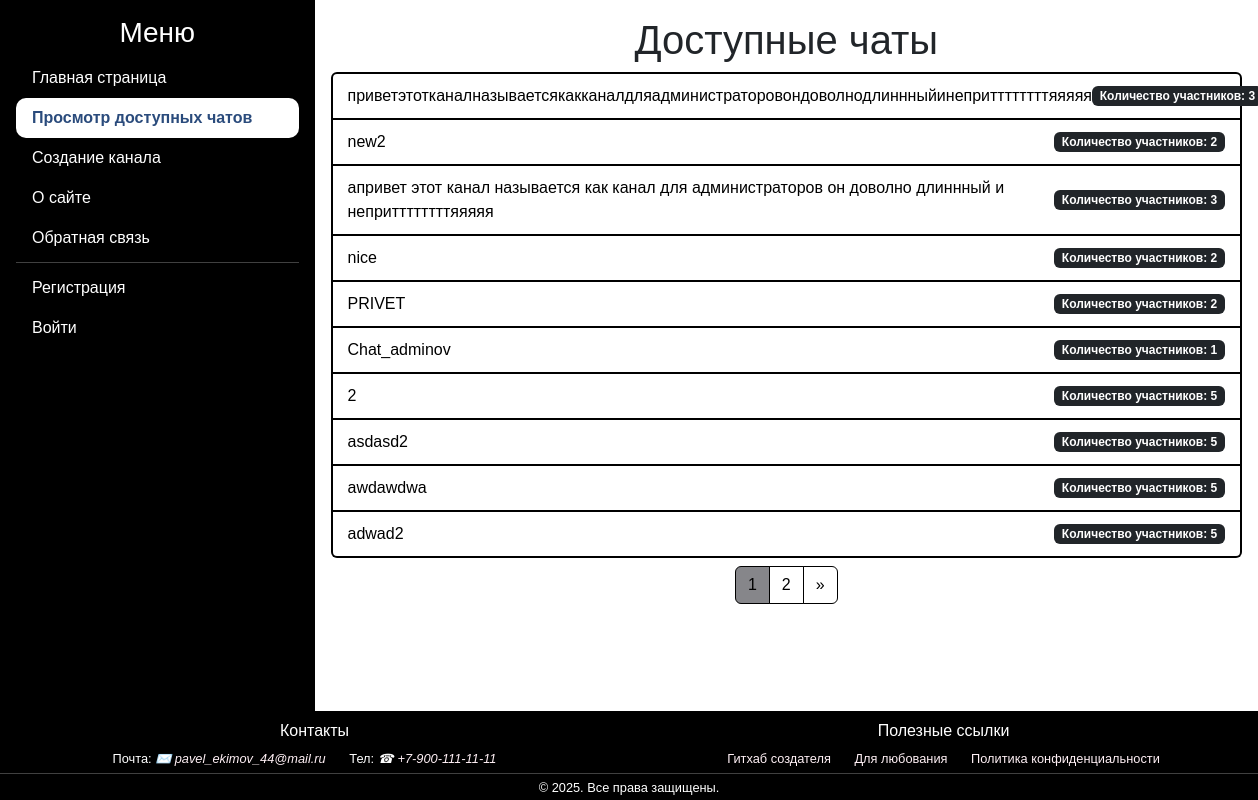
The page /channels/ on the database its author committed.
### messenger/models.py (models this page shows, shortened)
class Channel(models.Model):
    class Status(models.IntegerChoices):
        PUBLIC = 0, 'Публичный'
        PRIVATE = 1, 'Приватный'
    creator = models.ForeignKey(get_user_model(), on_delete=models.SET_NULL, null=True, related_name='created_channels',
                                verbose_name='создатель')
    name = models.CharField(max_length=100, unique=True, db_index=True, verbose_name='название канала')
    slug = models.SlugField(max_length=255, unique=True, db_index=True, verbose_name='url')
    description = models.TextField(max_length=1000, blank=True, verbose_name='описание канала')
    is_private = models.BooleanField(choices=tuple(map(lambda x: (bool(x[0]), x[1]), Status.choices)),
                                     default=Status.PUBLIC, verbose_name="статус канала")
    creation = models.DateTimeField(auto_now_add=True, verbose_name='создан')
    users = models.ManyToManyField(get_user_model(), related_name='member_of_channels', verbose_name='участники')
    objects = models.Manager()
    public_channels = PublicManager()
    def get_absolute_url(self):
        return reverse('chat', kwargs={'chat_slug': self.slug})
    class Meta:
        verbose_name = 'Канал'
        verbose_name_plural = 'Каналы'
        ordering = ['-creation', 'name']

### messenger/views.py (the view)
# urls.py: path('channels/', views.ShowChannelsView.as_view(), name='channels'),
class ShowChannelsView(DataMixin, ListView):
    template_name = 'messenger/channels.html'
    context_object_name = 'channels'
    title_page = 'Доступные чаты'
    paginate_by = 10
    def get_queryset(self):
        return Channel.public_channels.all()

### messenger/models.py (called while the page is built)
    def get_queryset(self):
        return super().get_queryset().filter(is_private=Channel.Status.PUBLIC)

### users/context_processors.py (called while the page is built)
def get_messenger_context(request):
    return {'main_menu': menu}

### messenger/templates/messenger/channels.html (shortened to what this page needs)
{% extends 'base.html' %}
{% block content %}
    <div class="text-center">
        <h1>{{ title }}</h1>
    </div>
    <ul class="list-group">
        {% for c in channels %}
            <li class="list-group-item channel-block">
                <a href="{{ c.get_absolute_url }}" class="channel-link">
                    <div class="channel-content">
                        <span class="channel-name">{{ c.name }}</span>
                        <span class="badge bg-dark user-count">Количество участников: {{ c.users.count }}</span>
                    </div>
                </a>
            </li>
        {% empty %}
            <li class="list-group-item text-center">Нет доступных чатов</li>
        {% endfor %}
    </ul>
    {% if page_obj.has_other_pages %}
        <nav aria-label="Page navigation">
            <ul class="pagination justify-content-center">
                {% for p in paginator.page_range %}
                    {% if p >= page_obj.number|add:-2 and p <= page_obj.number|add:2 %}
                        {% if page_obj.number == p %}
                            <li class="page-item active" aria-current="page">
                                <span class="page-link">{{ p }}</span>
                            </li>
                        {% else %}
                            <li class="page-item">
                                <a class="page-link" href="?page={{ p }}">{{ p }}</a>
                            </li>
                        {% endif %}
                    {% endif %}
                {% endfor %}
                {% if page_obj.has_next %}
                    <li class="page-item">
                        <a class="page-link" href="?page={{ page_obj.next_page_number }}" aria-label="Next">
                            <span aria-hidden="true">&raquo;</span>
                        </a>
                    </li>
                {% endif %}
            </ul>
        </nav>
    {% endif %}
{% endblock %}

### messenger/static/messenger/css/styles.css (style rules this page uses)
html, body { height: 100%; margin: 0; padding: 0; font-family: Arial, sans-serif; }
.channel-block { padding: 0; border: 2px solid #000000; }
.channel-link { display: block; padding: 10px 15px; text-decoration: none; color: inherit; }
.channel-content { display: flex; justify-content: space-between; align-items: center; }
.channel-name { color: black; }
.pagination { margin-top: 0.5rem; margin-bottom: 0.5rem; }
.pagination .page-link { color: black; text-decoration: none; border-color: black; }
.pagination .page-item.active .page-link { background-color: #86868a; border-color: black; }

### rows shown on the page
Channel: name "приветэтотканалназываетсякакканалдляадминистраторовондоволнодлиннныйинеприттттттттяяяяя", users.count "3"
Channel: name "new2", users.count "2"
Channel: name "aпривет этот канал называется как канал для администраторов он доволно длиннный и неприттттттттяяяяя", users.count "3"
Channel: name "nice", users.count "2"
Channel: name "PRIVET", users.count "2"
Channel: name "Chat_adminov", users.count "1"
Channel: name "2", users.count "5"
Channel: name "asdasd2", users.count "5"
Channel: name "awdawdwa", users.count "5"
Channel: name "adwad2", users.count "5"

### other values the page prints
{{ item.title }} "Главная страница" "Просмотр доступных чатов" "Создание канала" "О сайте" "Обратная связь"
{{ title }} "Доступные чаты"
{{ p }} "1"
{{ p }} "2"
